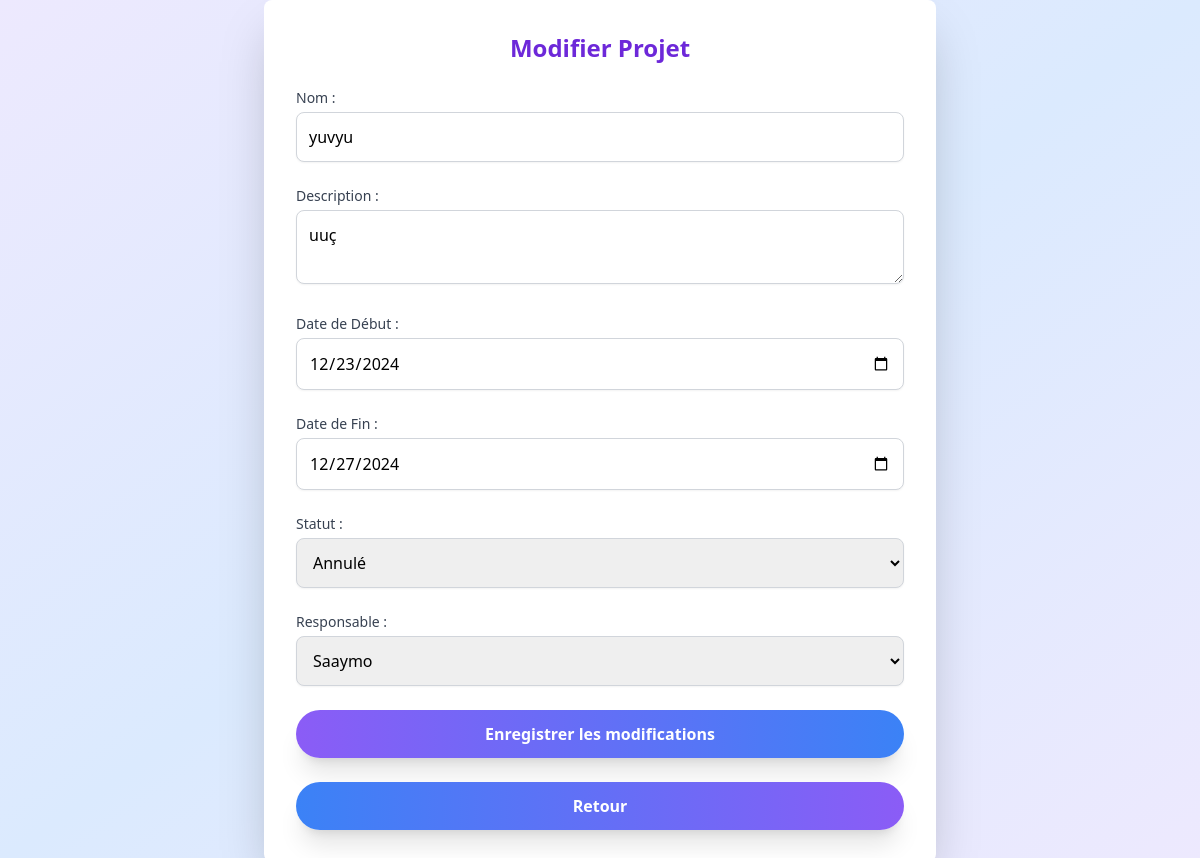
The app's page /modif_projet.php?id=4 with its own data.
### tables this page shows
CREATE TABLE `projet` (
  `id` int(11) NOT NULL,
  `nom` varchar(100) NOT NULL,
  `description` text DEFAULT NULL,
  `date_debut` date NOT NULL,
  `date_fin_prevue` date NOT NULL,
  `statut` enum('En_cours','Terminé','Annulé','Suspendue') NOT NULL,
  `id_resp` int(11) NOT NULL
);

CREATE TABLE `utilisateur` (
  `id` int(11) NOT NULL,
  `nom` varchar(100) NOT NULL,
  `prenom` varchar(50) NOT NULL,
  `email` varchar(150) NOT NULL,
  `mdp` varchar(255) NOT NULL,
  `role` enum('Administrateur','Responsable','Membre') NOT NULL
);

### modif_projet.php (the view, shortened to what this page needs)
<?php
include 'connexion_bd.php';
$projet_id = $_GET['id'];
$sql = "SELECT * FROM projet WHERE id = :id";
$stm = $pdo->prepare($sql);
$stm->bindParam(':id', $projet_id, PDO::PARAM_INT);
$stm->execute();
$current_data = $stm->fetch(PDO::FETCH_ASSOC);
?>
<!DOCTYPE html>
<html lang="fr">
<head>
    <script src="https://cdn.tailwindcss.com"></script>
</head>
<body class="min-h-screen bg-gradient-to-br from-violet-100 via-blue-100 to-violet-100 flex items-center justify-center">
    <div class="bg-white shadow-2xl rounded-lg p-8 max-w-2xl w-full">
        <h2 class="text-2xl font-bold text-violet-700 text-center mb-6">Modifier Projet</h2>
        <form action="process_modif_projet.php" method="POST" class="space-y-6">
            <div>
    <label for="nom" class="block text-sm font-medium text-gray-700">Nom :</label>
    <input type="text" id="nom" name="nom" required
        value="<?php echo htmlspecialchars($current_data['nom']); ?>"
        class="w-full mt-1 p-3 border border-gray-300 rounded-lg shadow-sm focus:outline-none focus:ring-violet-500 focus:border-violet-500">
</div>
            <div>
                <label for="description" class="block text-sm font-medium text-gray-700">Description :</label>
                <textarea id="description" name="description" required
                    class="w-full mt-1 p-3 border border-gray-300 rounded-lg shadow-sm focus:outline-none focus:ring-violet-500 focus:border-violet-500"><?php echo htmlspecialchars($current_data['description']); ?></textarea>
            </div>
            <div>
                <label for="date_debut" class="block text-sm font-medium text-gray-700">Date de Début :</label>
                <input type="date" id="date_debut" name="date_debut"
                    value="<?php echo htmlspecialchars($current_data['date_debut']); ?>" required
                    class="w-full mt-1 p-3 border border-gray-300 rounded-lg shadow-sm focus:outline-none focus:ring-violet-500 focus:border-violet-500">
            </div>
            <div>
                <label for="date_fin_prevue" class="block text-sm font-medium text-gray-700">Date de Fin :</label>
                <input type="date" id="date_fin_prevue" name="date_fin_prevue"
                    value="<?php echo htmlspecialchars($current_data['date_fin_prevue']); ?>" required
                    class="w-full mt-1 p-3 border border-gray-300 rounded-lg shadow-sm focus:outline-none focus:ring-violet-500 focus:border-violet-500">
            </div>
            <div>
                <label for="statut" class="block text-sm font-medium text-gray-700">Statut :</label>
                <select id="statut" name="statut" required
                    class="w-full mt-1 p-3 border border-gray-300 rounded-lg shadow-sm focus:outline-none focus:ring-violet-500 focus:border-violet-500">
                    <option value="Annulé" <?php echo $current_data['statut'] == 'Annulé' ? 'selected' : ''; ?>>
                        Annulé</option>
                </select>
            </div>
            <div>
                <label for="responsables" class="block text-sm font-medium text-gray-700">Responsable :</label>
                <select id="responsables" name="id_resp" required
                    class="w-full mt-1 p-3 border border-gray-300 rounded-lg shadow-sm focus:outline-none focus:ring-violet-500 focus:border-violet-500">
                    <?php
                    $sql_responsables = "SELECT id, nom FROM utilisateur WHERE role = 'responsable'";
                    $stm_resp = $pdo->prepare($sql_responsables);
                    $stm_resp->execute();
                    while ($user = $stm_resp->fetch(PDO::FETCH_ASSOC)): ?>
                    <option value="<?= htmlspecialchars($user['id']) ?>"
                        <?php echo $current_data['id_resp'] == $user['id'] ? 'selected' : ''; ?>>
                        <?= htmlspecialchars($user['nom']) ?>
                    </option>
                    <?php endwhile; ?>
                </select>
            </div>
            <div class="text-center">
                <button type="submit" name="submit"
                    class="w-full px-6 py-3 text-white font-bold rounded-full shadow-xl bg-gradient-to-r from-violet-500 to-blue-500 hover:from-violet-600 hover:to-blue-600 transform hover:scale-105 transition duration-300 ease-in-out focus:outline-none focus:ring-4 focus:ring-violet-300">
                    Enregistrer les modifications
                </button><br><br>
                <a href="projet_admin.php"
                    class="inline-block w-full px-6 py-3 text-white font-bold rounded-full shadow-xl bg-gradient-to-r from-blue-500 to-violet-500 hover:from-blue-600 hover:to-violet-600 transform hover:scale-105 transition duration-300 ease-in-out focus:outline-none focus:ring-4 focus:ring-blue-300">
                    Retour
                </a>
            </div>
        </form>
    </div>
</body>
</html>

### records on screen
projet: nom "yuvyu", description "uuç", date_debut "12/23/2024", date_fin_prevue "12/27/2024", statut "Annulé", id_resp "Saaymo"
